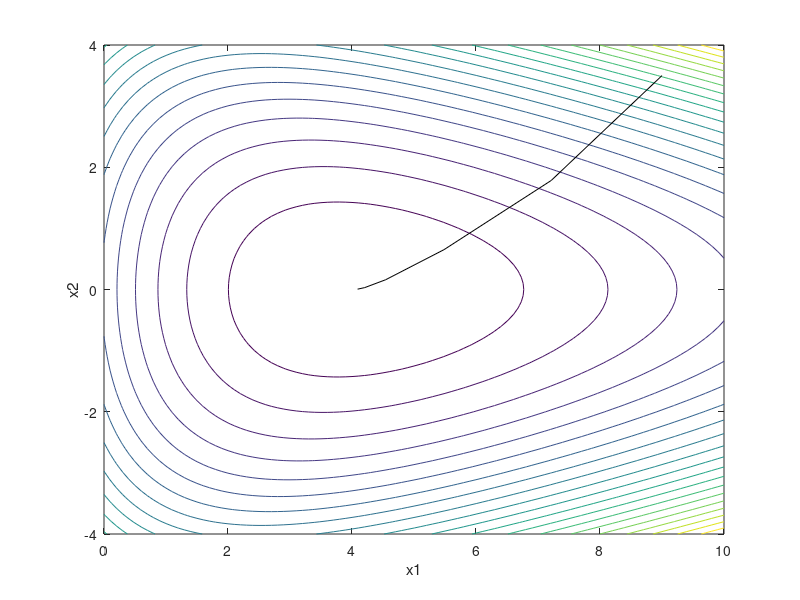

This chart was generated by the following MATLAB code:
% 例程 2.22  列文伯格-马夸尔特方法
% 函数定义： y =(exp(-(x1-3)/2))+(exp((x1+4*x2)/10))+(exp((x1-4*x2)/10));
[vx1, vx2] = meshgrid(0: 0.1: 10, -4: 0.1: 4);
y = (exp(-(vx1 - 3)/2)) + (exp((vx1 + 4*vx2)/10)) + (exp((vx1 - 4*vx2)/10));
%  函数图像绘制
figure(1)
contour(vx1, vx2, y, 20);
hold on;
xlabel('x1');  ylabel('x2');
%  初始点
x1i = 9;
x2i = 3.5;
%  迭代步数
for M = 1:5
    a = (exp(-(x1i - 3)/2));
    b = (exp((x1i + 4*x2i)/10));
    c = (exp((x1i - 4*x2i)/10));
    yi = a + b + c;
    %  计算梯度
    aux1 = (-0.5*a) + (0.1*b) + (0.1*c);
    aux2 = (0.4*b) - (0.4*c);
    g = [aux1, aux2];
    %  计算海森矩阵
    qH11 = (0.25*a) + (0.01*b) + (0.01*c);
    qH12 = (0.04*b) - (0.04*c);
    qH21 = (0.04*b) - (0.04*c);
    qH22 = (0.16*b) + (0.16*c);
    H = [qH11, qH12; qH21, qH22];
    mhu = 0.1;  %  调节参数（可修改）
    I = eye(2);
    delta = -(inv(H + (mhu*I)))*g';  %  求解迭代步长
    x1f = x1i + delta(1);
    x2f = x2i + delta(2);
    plot([x1i, x1f], [ x2i, x2f], 'k ');
    x1i = x1f;
    x2i = x2f;
end
